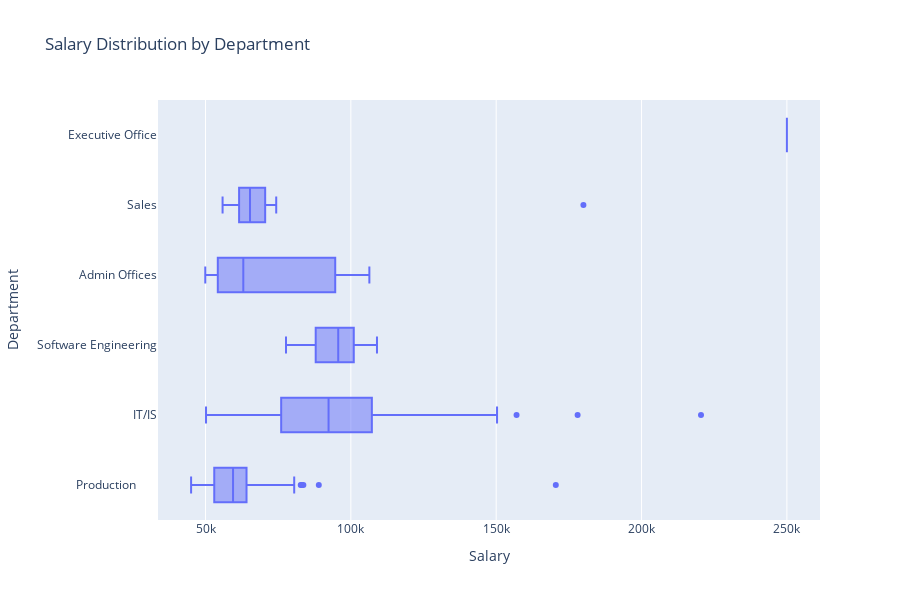

Write notebook code for a chart like this one.
### Markdown cell above
---

### 🎯 Exercise 5: Salary distribution by department

#### 👇 Tasks

- ✔️ Draw horizontal box plots of `Salary` by `Department`.
- ✔️ Store your figure to a variable named `fig`.
- ✔️ Add an appropriate title to your figure.
- ✔️ Set the height of your figure to `600`.
- ✔️ Display the figure using `fig.show()`

### Code cell
# YOUR CODE BEGINS
fig = px.box(
    df_hr,
    x="Salary",
    y="Department",
    title="Salary Distribution by Department",
    height=600,
)
fig.show()
# YOUR CODE ENDS

### Figure 1 — Plotly figure (JSON) as saved in the notebook; plotly's stock layout.template omitted (floating-point values rounded to 4 significant figures; data arrays with more than 128 entries replaced by an {"elided": "..."} marker saying what was removed)
{"data": [{"alignmentgroup": "True", "hovertemplate": "Salary=%{x}<br>Department=%{y}<extra></extra>", "legendgroup": "", "marker": {"color": "#636efa"}, "name": "", "notched": false, "offsetgroup": "", "orientation": "h", "showlegend": false, "type": "box", "x": {"elided": "311 int values"}, "x0": " ", "xaxis": "x", "y": {"elided": "311 str values"}, "y0": " ", "yaxis": "y"}], "layout": {"boxmode": "group", "height": 600, "legend": {"tracegroupgap": 0}, "title": {"text": "Salary Distribution by Department"}, "xaxis": {"anchor": "y", "domain": [0, 1], "title": {"text": "Salary"}}, "yaxis": {"anchor": "x", "domain": [0, 1], "title": {"text": "Department"}}}}
